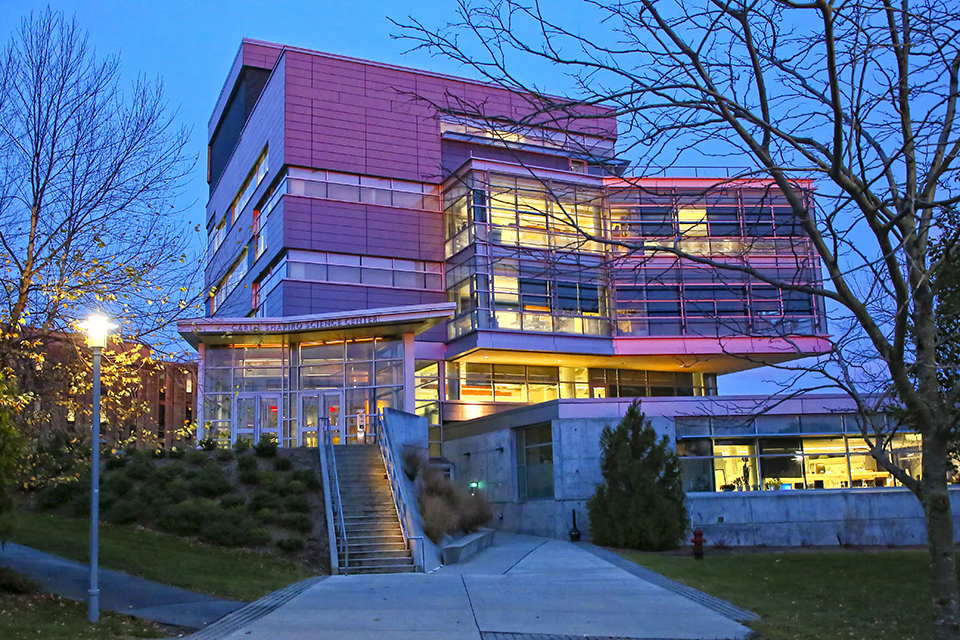
#> input picture Brandeis.jpg, 960 x 640 px
$ jupyter execute A3T1.ipynb
#> lines starting #> are read from the running program, lines starting #| are printed output that depends on the picture
[cell 1]
import numpy as np
from skimage.color import rgb2lab
from scipy.ndimage import uniform_filter

# [59 lines left out: function slic, not called in this run]

[cell 2]
import cv2
import numpy as np
from skimage.segmentation import slic
from skimage.color import rgb2lab
from skimage.segmentation import mark_boundaries
import matplotlib.pyplot as plt

# Load the image
img = cv2.imread('Brandeis.jpg')
#> img is the input picture: shape (640, 960, 3); mean B, G, R 135.1, 98.2, 81.8

# Apply SLIC using our implementation
slic_img = slic(img, n_segments=200, compactness=30, max_iter=10, enforce_connectivity=True)
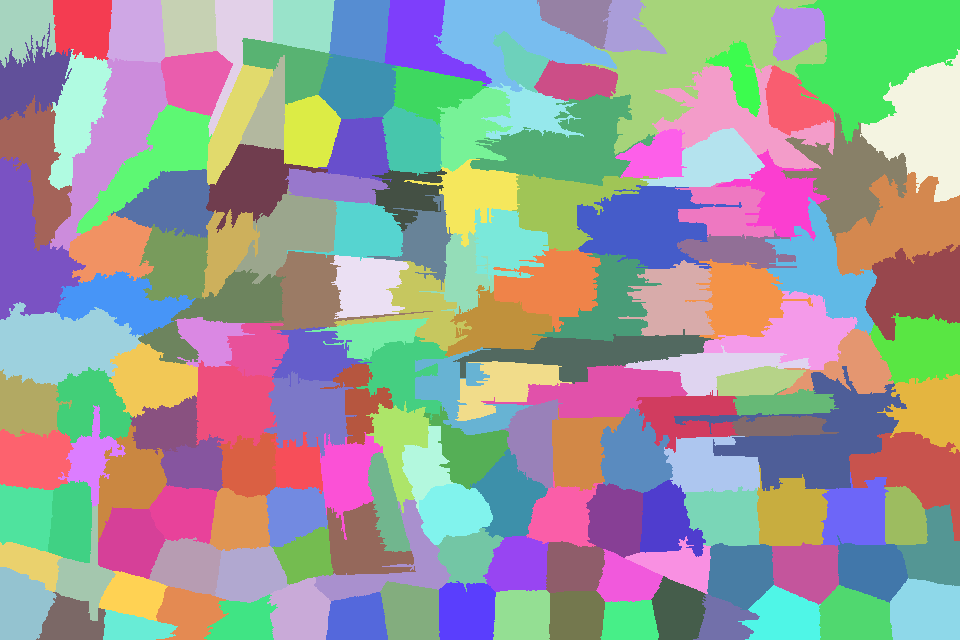
#> slic_img: shape (640, 960) int64; 164 distinct labels, from 1 to 164; one colour per label, 0 black


# Apply SLIC using scikit-image's implementation
lab_img = rgb2lab(img)
#> lab_img: shape (640, 960, 3) float64; mean of channels 0, 1, 2 44.8, 14.2, 15.2
slic_img_scikit = slic(lab_img, n_segments=200, compactness=30, max_iter=10, enforce_connectivity=True)
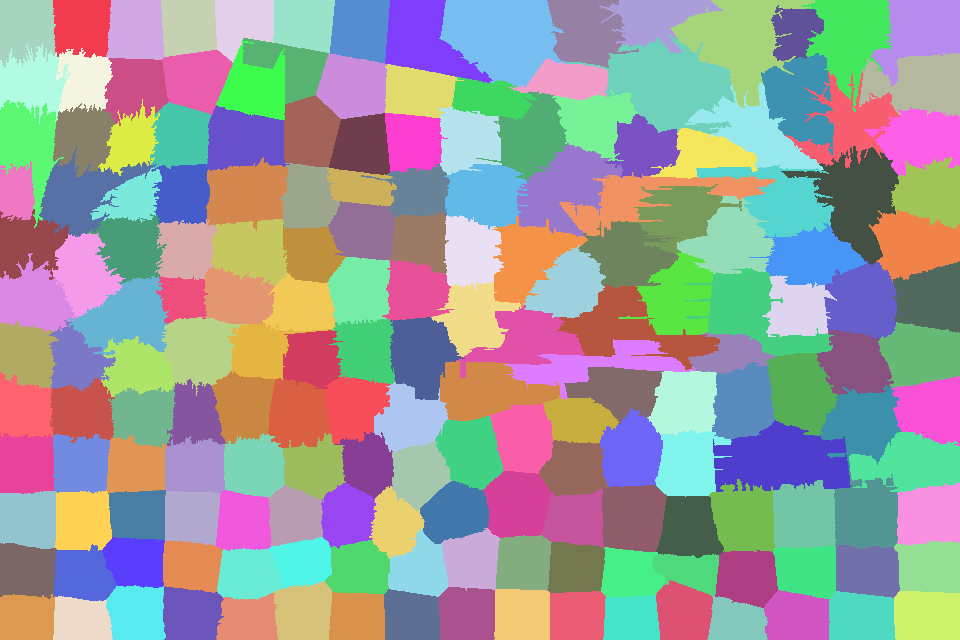
#> slic_img_scikit: shape (640, 960) int64; 183 distinct labels, from 1 to 183; one colour per label, 0 black

# Visualize the results
fig, ax = plt.subplots(nrows=1, ncols=3, figsize=(15, 15))
ax[0].imshow(img)
ax[0].set_title('Original Image')
ax[1].imshow(mark_boundaries(img, slic_img))
ax[1].set_title('Our SLIC Implementation')
ax[2].imshow(mark_boundaries(img, slic_img_scikit))
ax[2].set_title('Scikit-Image SLIC Implementation')
plt.show()
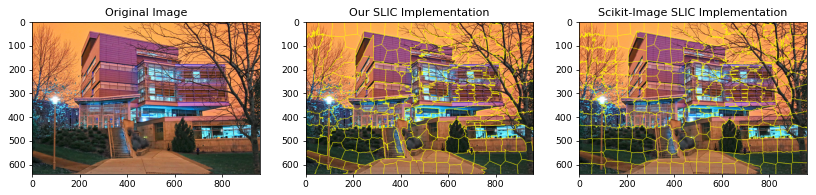
#> figure drawn by matplotlib, 3 panels; B, G, R data is drawn as R, G, B

$ run again, with rabbit.jpg copied over Brandeis.jpg
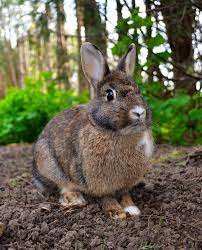
#> input picture rabbit.jpg, 202 x 250 px
#> img is the input picture: shape (250, 202, 3); mean B, G, R 79.8, 104.1, 106.5
#> slic_img: shape (250, 202) int64; 201 distinct labels, from 1 to 201
#> lab_img: shape (250, 202, 3) float64; mean of channels 0, 1, 2 41.8, -6.7, -3.9
#> `slic_img_scikit = slic(lab_img, n_segments=200, compactness=30, max_it..`:
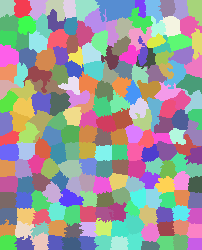
#> slic_img_scikit: shape (250, 202) int64; 201 distinct labels, from 1 to 201; one colour per label, 0 black
#> `plt.show()`:
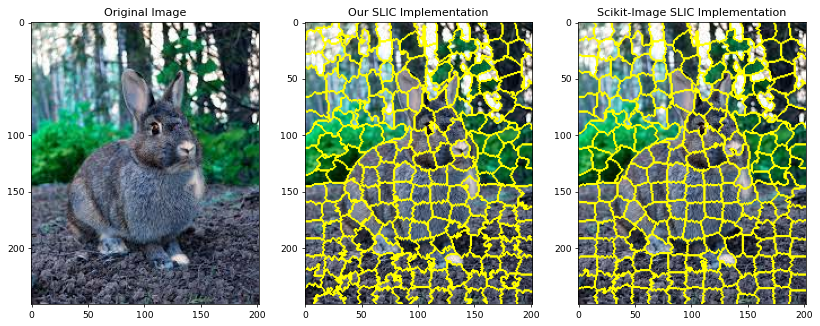
#> figure drawn by matplotlib, 3 panels; B, G, R data is drawn as R, G, B
